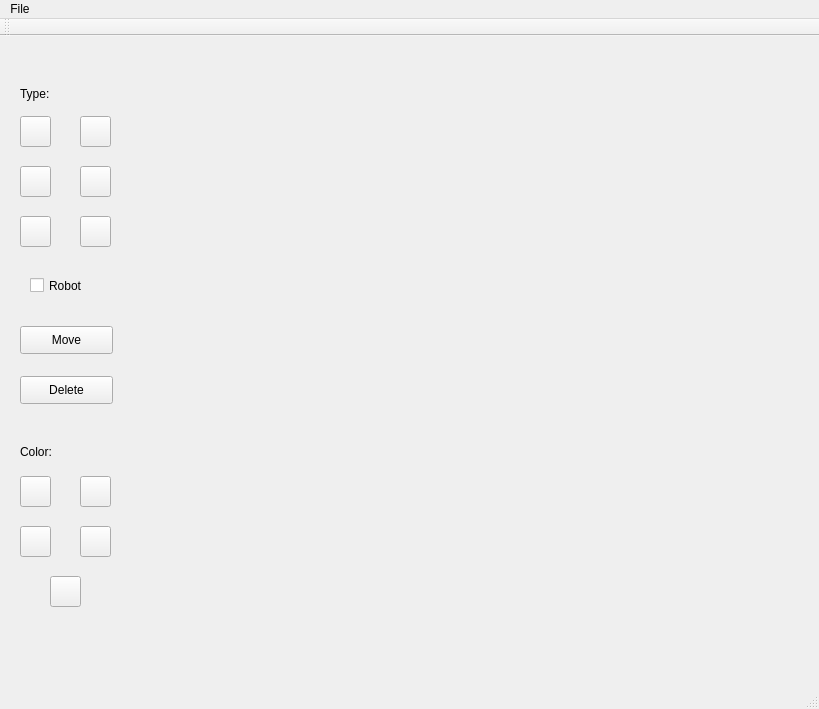
<?xml version="1.0" encoding="UTF-8"?>
<ui version="4.0">
 <class>openglClass</class>
 <widget class="QMainWindow" name="openglClass">
  <property name="geometry">
   <rect>
    <x>0</x>
    <y>0</y>
    <width>819</width>
    <height>709</height>
   </rect>
  </property>
  <property name="windowTitle">
   <string>opengl</string>
  </property>
  <widget class="QWidget" name="centralWidget">
   <widget class="QPushButton" name="Line">
    <property name="geometry">
     <rect>
      <x>20</x>
      <y>80</y>
      <width>31</width>
      <height>31</height>
     </rect>
    </property>
    <property name="styleSheet">
     <string notr="true">border-image: url(:/opengl/Resources/line.png);</string>
    </property>
    <property name="text">
     <string/>
    </property>
   </widget>
   <widget class="glview" name="widget" native="true">
    <property name="geometry">
     <rect>
      <x>180</x>
      <y>30</y>
      <width>600</width>
      <height>600</height>
     </rect>
    </property>
   </widget>
   <widget class="QPushButton" name="Triangle">
    <property name="geometry">
     <rect>
      <x>80</x>
      <y>80</y>
      <width>31</width>
      <height>31</height>
     </rect>
    </property>
    <property name="styleSheet">
     <string notr="true">border-image: url(:/opengl/Resources/Triangle.png);</string>
    </property>
    <property name="text">
     <string/>
    </property>
   </widget>
   <widget class="QPushButton" name="Circle">
    <property name="geometry">
     <rect>
      <x>20</x>
      <y>130</y>
      <width>31</width>
      <height>31</height>
     </rect>
    </property>
    <property name="styleSheet">
     <string notr="true">border-image: url(:/opengl/Resources/circle.png);</string>
    </property>
    <property name="text">
     <string/>
    </property>
   </widget>
   <widget class="QPushButton" name="Rect">
    <property name="geometry">
     <rect>
      <x>80</x>
      <y>130</y>
      <width>31</width>
      <height>31</height>
     </rect>
    </property>
    <property name="styleSheet">
     <string notr="true">border-image: url(:/opengl/Resources/square.png);</string>
    </property>
    <property name="text">
     <string/>
    </property>
   </widget>
   <widget class="QPushButton" name="RoundRect">
    <property name="geometry">
     <rect>
      <x>20</x>
      <y>180</y>
      <width>31</width>
      <height>31</height>
     </rect>
    </property>
    <property name="styleSheet">
     <string notr="true">border-image: url(:/opengl/Resources/RoundRect.png);</string>
    </property>
    <property name="text">
     <string/>
    </property>
   </widget>
   <widget class="QPushButton" name="Move">
    <property name="geometry">
     <rect>
      <x>20</x>
      <y>290</y>
      <width>93</width>
      <height>28</height>
     </rect>
    </property>
    <property name="text">
     <string>Move</string>
    </property>
   </widget>
   <widget class="QPushButton" name="Delete">
    <property name="geometry">
     <rect>
      <x>20</x>
      <y>340</y>
      <width>93</width>
      <height>28</height>
     </rect>
    </property>
    <property name="text">
     <string>Delete</string>
    </property>
   </widget>
   <widget class="QPushButton" name="pushButton">
    <property name="geometry">
     <rect>
      <x>20</x>
      <y>440</y>
      <width>31</width>
      <height>31</height>
     </rect>
    </property>
    <property name="styleSheet">
     <string notr="true">border-image: url(:/opengl/Resources/white.png);</string>
    </property>
    <property name="text">
     <string/>
    </property>
   </widget>
   <widget class="QPushButton" name="pushButton_2">
    <property name="geometry">
     <rect>
      <x>80</x>
      <y>440</y>
      <width>31</width>
      <height>31</height>
     </rect>
    </property>
    <property name="styleSheet">
     <string notr="true">border-image: url(:/opengl/Resources/yellow.png);</string>
    </property>
    <property name="text">
     <string/>
    </property>
   </widget>
   <widget class="QPushButton" name="pushButton_3">
    <property name="geometry">
     <rect>
      <x>20</x>
      <y>490</y>
      <width>31</width>
      <height>31</height>
     </rect>
    </property>
    <property name="styleSheet">
     <string notr="true">border-image: url(:/opengl/Resources/red.png);</string>
    </property>
    <property name="text">
     <string/>
    </property>
   </widget>
   <widget class="QPushButton" name="pushButton_4">
    <property name="geometry">
     <rect>
      <x>80</x>
      <y>490</y>
      <width>31</width>
      <height>31</height>
     </rect>
    </property>
    <property name="styleSheet">
     <string notr="true">border-image: url(:/opengl/Resources/grey.png);</string>
    </property>
    <property name="text">
     <string/>
    </property>
   </widget>
   <widget class="QPushButton" name="pushButton_5">
    <property name="geometry">
     <rect>
      <x>50</x>
      <y>540</y>
      <width>31</width>
      <height>31</height>
     </rect>
    </property>
    <property name="styleSheet">
     <string notr="true">border-image: url(:/opengl/Resources/deepgrey.png);</string>
    </property>
    <property name="text">
     <string/>
    </property>
   </widget>
   <widget class="QCheckBox" name="checkBox">
    <property name="geometry">
     <rect>
      <x>30</x>
      <y>240</y>
      <width>91</width>
      <height>19</height>
     </rect>
    </property>
    <property name="text">
     <string>Robot</string>
    </property>
   </widget>
   <widget class="QPushButton" name="Arc">
    <property name="geometry">
     <rect>
      <x>80</x>
      <y>180</y>
      <width>31</width>
      <height>31</height>
     </rect>
    </property>
    <property name="styleSheet">
     <string notr="true">border-image: url(:/opengl/Resources/arc.png);</string>
    </property>
    <property name="text">
     <string/>
    </property>
   </widget>
   <widget class="QLabel" name="label">
    <property name="geometry">
     <rect>
      <x>20</x>
      <y>400</y>
      <width>61</width>
      <height>31</height>
     </rect>
    </property>
    <property name="text">
     <string>Color:</string>
    </property>
   </widget>
   <widget class="QLabel" name="label_2">
    <property name="geometry">
     <rect>
      <x>20</x>
      <y>50</y>
      <width>72</width>
      <height>15</height>
     </rect>
    </property>
    <property name="text">
     <string>Type:</string>
    </property>
   </widget>
  </widget>
  <widget class="QMenuBar" name="menuBar">
   <property name="geometry">
    <rect>
     <x>0</x>
     <y>0</y>
     <width>819</width>
     <height>26</height>
    </rect>
   </property>
   <widget class="QMenu" name="menuMenu">
    <property name="title">
     <string>File</string>
    </property>
   </widget>
   <addaction name="menuMenu"/>
  </widget>
  <widget class="QToolBar" name="mainToolBar">
   <attribute name="toolBarArea">
    <enum>TopToolBarArea</enum>
   </attribute>
   <attribute name="toolBarBreak">
    <bool>false</bool>
   </attribute>
  </widget>
  <widget class="QStatusBar" name="statusBar"/>
 </widget>
 <layoutdefault spacing="6" margin="11"/>
 <customwidgets>
  <customwidget>
   <class>glview</class>
   <extends>QWidget</extends>
   <header>glview.h</header>
   <container>1</container>
  </customwidget>
 </customwidgets>
 <resources>
  <include location="opengl.qrc"/>
 </resources>
 <connections>
  <connection>
   <sender>Line</sender>
   <signal>clicked()</signal>
   <receiver>openglClass</receiver>
   <slot>drawLine()</slot>
   <hints>
    <hint type="sourcelabel">
     <x>56</x>
     <y>78</y>
    </hint>
    <hint type="destinationlabel">
     <x>14</x>
     <y>53</y>
    </hint>
   </hints>
  </connection>
  <connection>
   <sender>Triangle</sender>
   <signal>clicked()</signal>
   <receiver>openglClass</receiver>
   <slot>drawTriangle()</slot>
   <hints>
    <hint type="sourcelabel">
     <x>56</x>
     <y>130</y>
    </hint>
    <hint type="destinationlabel">
     <x>-3</x>
     <y>146</y>
    </hint>
   </hints>
  </connection>
  <connection>
   <sender>Circle</sender>
   <signal>clicked()</signal>
   <receiver>openglClass</receiver>
   <slot>drawCircle()</slot>
   <hints>
    <hint type="sourcelabel">
     <x>42</x>
     <y>166</y>
    </hint>
    <hint type="destinationlabel">
     <x>-1</x>
     <y>183</y>
    </hint>
   </hints>
  </connection>
  <connection>
   <sender>Rect</sender>
   <signal>clicked()</signal>
   <receiver>openglClass</receiver>
   <slot>drawRect()</slot>
   <hints>
    <hint type="sourcelabel">
     <x>24</x>
     <y>202</y>
    </hint>
    <hint type="destinationlabel">
     <x>0</x>
     <y>221</y>
    </hint>
   </hints>
  </connection>
  <connection>
   <sender>RoundRect</sender>
   <signal>clicked()</signal>
   <receiver>openglClass</receiver>
   <slot>drawRoundRect()</slot>
   <hints>
    <hint type="sourcelabel">
     <x>87</x>
     <y>244</y>
    </hint>
    <hint type="destinationlabel">
     <x>-5</x>
     <y>264</y>
    </hint>
   </hints>
  </connection>
  <connection>
   <sender>Move</sender>
   <signal>clicked()</signal>
   <receiver>openglClass</receiver>
   <slot>move()</slot>
   <hints>
    <hint type="sourcelabel">
     <x>51</x>
     <y>384</y>
    </hint>
    <hint type="destinationlabel">
     <x>0</x>
     <y>347</y>
    </hint>
   </hints>
  </connection>
  <connection>
   <sender>Delete</sender>
   <signal>clicked()</signal>
   <receiver>openglClass</receiver>
   <slot>deletes()</slot>
   <hints>
    <hint type="sourcelabel">
     <x>68</x>
     <y>432</y>
    </hint>
    <hint type="destinationlabel">
     <x>8</x>
     <y>411</y>
    </hint>
   </hints>
  </connection>
  <connection>
   <sender>pushButton</sender>
   <signal>clicked()</signal>
   <receiver>openglClass</receiver>
   <slot>white()</slot>
   <hints>
    <hint type="sourcelabel">
     <x>27</x>
     <y>497</y>
    </hint>
    <hint type="destinationlabel">
     <x>0</x>
     <y>472</y>
    </hint>
   </hints>
  </connection>
  <connection>
   <sender>pushButton_2</sender>
   <signal>clicked()</signal>
   <receiver>openglClass</receiver>
   <slot>yellow()</slot>
   <hints>
    <hint type="sourcelabel">
     <x>105</x>
     <y>503</y>
    </hint>
    <hint type="destinationlabel">
     <x>54</x>
     <y>467</y>
    </hint>
   </hints>
  </connection>
  <connection>
   <sender>pushButton_3</sender>
   <signal>clicked()</signal>
   <receiver>openglClass</receiver>
   <slot>red()</slot>
   <hints>
    <hint type="sourcelabel">
     <x>49</x>
     <y>559</y>
    </hint>
    <hint type="destinationlabel">
     <x>10</x>
     <y>534</y>
    </hint>
   </hints>
  </connection>
  <connection>
   <sender>pushButton_4</sender>
   <signal>clicked()</signal>
   <receiver>openglClass</receiver>
   <slot>grey()</slot>
   <hints>
    <hint type="sourcelabel">
     <x>95</x>
     <y>564</y>
    </hint>
    <hint type="destinationlabel">
     <x>72</x>
     <y>531</y>
    </hint>
   </hints>
  </connection>
  <connection>
   <sender>pushButton_5</sender>
   <signal>clicked()</signal>
   <receiver>openglClass</receiver>
   <slot>darkgrey()</slot>
   <hints>
    <hint type="sourcelabel">
     <x>67</x>
     <y>616</y>
    </hint>
    <hint type="destinationlabel">
     <x>9</x>
     <y>593</y>
    </hint>
   </hints>
  </connection>
  <connection>
   <sender>Arc</sender>
   <signal>clicked()</signal>
   <receiver>openglClass</receiver>
   <slot>drawArc()</slot>
   <hints>
    <hint type="sourcelabel">
     <x>59</x>
     <y>282</y>
    </hint>
    <hint type="destinationlabel">
     <x>14</x>
     <y>268</y>
    </hint>
   </hints>
  </connection>
 </connections>
 <slots>
  <slot>drawLine()</slot>
  <slot>drawSquare()</slot>
  <slot>drawTriangle()</slot>
  <slot>drawCircle()</slot>
  <slot>drawRect()</slot>
  <slot>drawRoundRect()</slot>
  <slot>move()</slot>
  <slot>deletes()</slot>
  <slot>white()</slot>
  <slot>yellow()</slot>
  <slot>red()</slot>
  <slot>grey()</slot>
  <slot>darkgrey()</slot>
  <slot>drawArc()</slot>
 </slots>
</ui>
